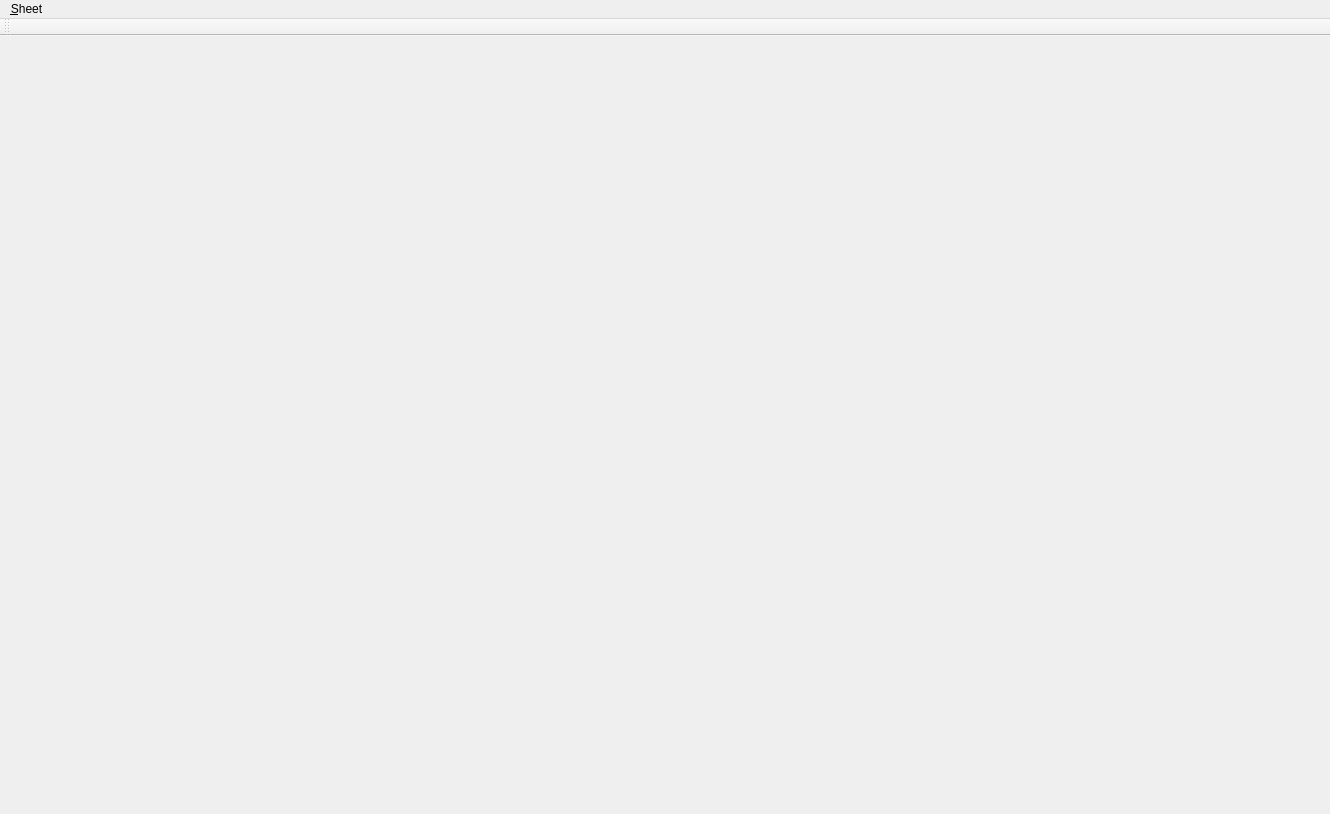
<?xml version="1.0" encoding="UTF-8"?>
<ui version="4.0">
 <class>MainWindow</class>
 <widget class="QMainWindow" name="MainWindow">
  <property name="geometry">
   <rect>
    <x>0</x>
    <y>0</y>
    <width>1330</width>
    <height>814</height>
   </rect>
  </property>
  <property name="windowTitle">
   <string>MainWindow</string>
  </property>
  <widget class="QWidget" name="centralwidget">
   <property name="focusPolicy">
    <enum>Qt::NoFocus</enum>
   </property>
   <layout class="QGridLayout" name="gridLayout"/>
  </widget>
  <widget class="QMenuBar" name="menubar">
   <property name="geometry">
    <rect>
     <x>0</x>
     <y>0</y>
     <width>1330</width>
     <height>21</height>
    </rect>
   </property>
   <widget class="QMenu" name="menu_Sheet">
    <property name="title">
     <string>&amp;Sheet</string>
    </property>
    <addaction name="actionNew"/>
    <addaction name="actionTest"/>
    <addaction name="separator"/>
    <addaction name="actionMacro"/>
   </widget>
   <addaction name="menu_Sheet"/>
  </widget>
  <widget class="QToolBar" name="toolBar">
   <property name="windowTitle">
    <string>toolBar</string>
   </property>
   <attribute name="toolBarArea">
    <enum>TopToolBarArea</enum>
   </attribute>
   <attribute name="toolBarBreak">
    <bool>false</bool>
   </attribute>
  </widget>
  <action name="actionNew">
   <property name="text">
    <string>&amp;New</string>
   </property>
   <property name="shortcut">
    <string>Ctrl+N</string>
   </property>
  </action>
  <action name="actionMacro">
   <property name="text">
    <string>&amp;Macro</string>
   </property>
   <property name="shortcut">
    <string>Ctrl+M</string>
   </property>
  </action>
  <action name="actionTest">
   <property name="text">
    <string>&amp;Test</string>
   </property>
   <property name="shortcut">
    <string>Ctrl+T</string>
   </property>
  </action>
 </widget>
 <resources/>
 <connections/>
</ui>
